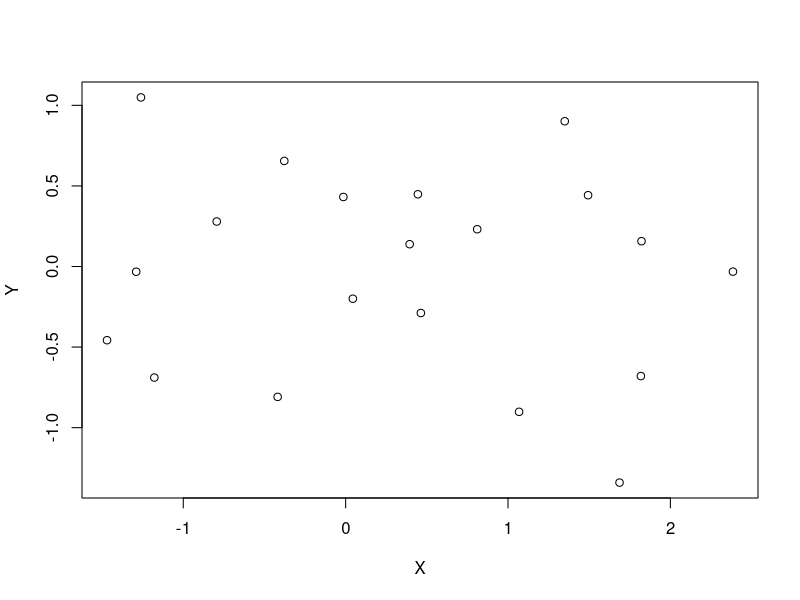

This chart was generated by the following R code:
######example code#############

X<-rnorm(20)
Y<-rnorm(20)
plot(X,Y)

print("Hello world!")
print("YIkes!")

print("Am I here")
